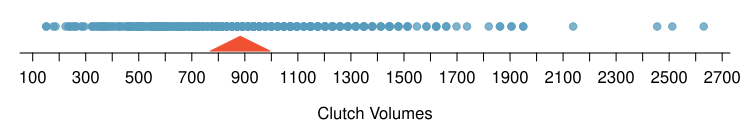

The R source for this figure:
library(openintro)
#data(email50)
data(COL)

myPDF("frogClutchVolDotPlot.pdf",
      7.5,
      1.25,
      mar = c(3.6, 1, 0, 1),
      mgp = c(2.5, 0.7, 0),
      tcl = -0.4)
d <- frog.altitude$clutch.volume
dotPlot(d,
        xlab = 'Clutch Volumes',
        ylab = '',
        pch = 20,
        col = COL[1, 2],
        cex = 1.5,
        ylim = c(0.95, 1.05),
        axes = FALSE)
axis(1, at = seq(0, 3000, 100))
M <- mean(d)
polygon(M + c(-75, 75, 0) * 1.5,
        c(0.95, 0.95, 0.98),
        border = COL[4],
        col = COL[4])
dev.off()
